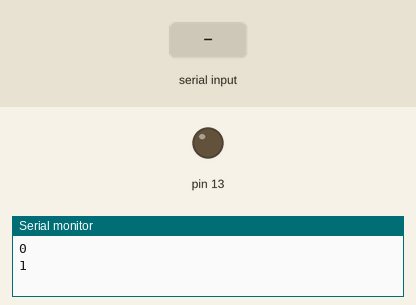
Bench run of a sketch on a simulated Arduino Uno, built with avr-gcc and run on an emulated ATmega328P. Parts: output pins drawn as LEDs (lit = HIGH), the last lines printed to the serial monitor. The inputs (shaded band) are chosen by the test bench.

Above: at 1.2 s.
1.3 s: byte 1 (1) received over Serial
At 2.6 s:
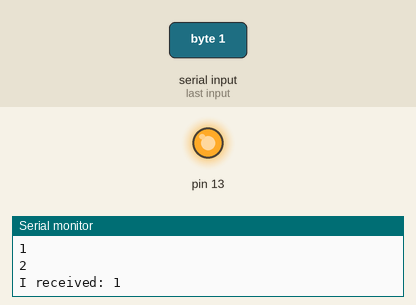
Timing chart, 0 to 4.3 s (numbered marks = the images above; inputs shaded):
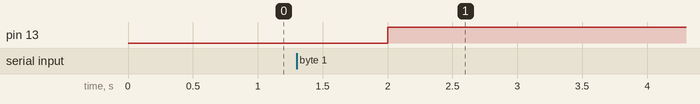

Measured:
- after the input at 1.3 s, pin 13: LOW → HIGH after 0.70 s

The sketch:

SerialOutTest.ino
```cpp
void setup(){
  Serial.begin(9600);
  pinMode(13,OUTPUT);
}

int i = 0;

void loop(){
  Serial.println(i);

  while (Serial.available() > 0) {
                // read the incoming byte:
                byte incomingByte = Serial.read();

                // say what you got:
                Serial.print("I received: ");
                Serial.println(incomingByte, DEC);

                if (incomingByte == 1){
                  digitalWrite(13,HIGH);
                } else if (incomingByte == 2){
                  digitalWrite(13,LOW);
                }
  }

  delay(1000);
  i++;
}
```
